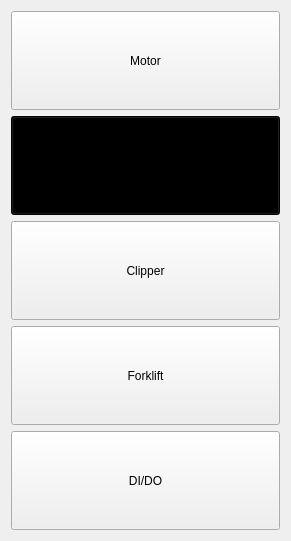
          <widget class="QWidget" name="ListOptionsWidget" native="true">
           <property name="geometry">
            <rect>
             <x>10</x>
             <y>100</y>
             <width>291</width>
             <height>541</height>
            </rect>
           </property>
           <property name="sizePolicy">
            <sizepolicy hsizetype="Preferred" vsizetype="Preferred">
             <horstretch>0</horstretch>
             <verstretch>0</verstretch>
            </sizepolicy>
           </property>
           <layout class="QVBoxLayout" name="verticalLayout_5">
            <item>
             <widget class="QPushButton" name="MotorOption">
              <property name="sizePolicy">
               <sizepolicy hsizetype="Minimum" vsizetype="Preferred">
                <horstretch>0</horstretch>
                <verstretch>0</verstretch>
               </sizepolicy>
              </property>
              <property name="styleSheet">
               <string notr="true"/>
              </property>
              <property name="text">
               <string>Motor</string>
              </property>
             </widget>
            </item>
            <item>
             <widget class="QPushButton" name="VisionOption">
              <property name="sizePolicy">
               <sizepolicy hsizetype="Minimum" vsizetype="Preferred">
                <horstretch>0</horstretch>
                <verstretch>0</verstretch>
               </sizepolicy>
              </property>
              <property name="styleSheet">
               <string notr="true">background-color: #000000;</string>
              </property>
              <property name="text">
               <string>Vision</string>
              </property>
             </widget>
            </item>
            <item>
             <widget class="QPushButton" name="ClipperOption">
              <property name="sizePolicy">
               <sizepolicy hsizetype="Minimum" vsizetype="Preferred">
                <horstretch>0</horstretch>
                <verstretch>0</verstretch>
               </sizepolicy>
              </property>
              <property name="styleSheet">
               <string notr="true"/>
              </property>
              <property name="text">
               <string>Clipper</string>
              </property>
             </widget>
            </item>
            <item>
             <widget class="QPushButton" name="ForkliftOption">
              <property name="sizePolicy">
               <sizepolicy hsizetype="Minimum" vsizetype="Preferred">
                <horstretch>0</horstretch>
                <verstretch>0</verstretch>
               </sizepolicy>
              </property>
              <property name="styleSheet">
               <string notr="true"/>
              </property>
              <property name="text">
               <string>Forklift</string>
              </property>
             </widget>
            </item>
            <item>
             <widget class="QPushButton" name="DIDOOption">
              <property name="sizePolicy">
               <sizepolicy hsizetype="Minimum" vsizetype="Preferred">
                <horstretch>0</horstretch>
                <verstretch>0</verstretch>
               </sizepolicy>
              </property>
              <property name="styleSheet">
               <string notr="true"/>
              </property>
              <property name="text">
               <string>DI/DO</string>
              </property>
             </widget>
            </item>
           </layout>
          </widget>
